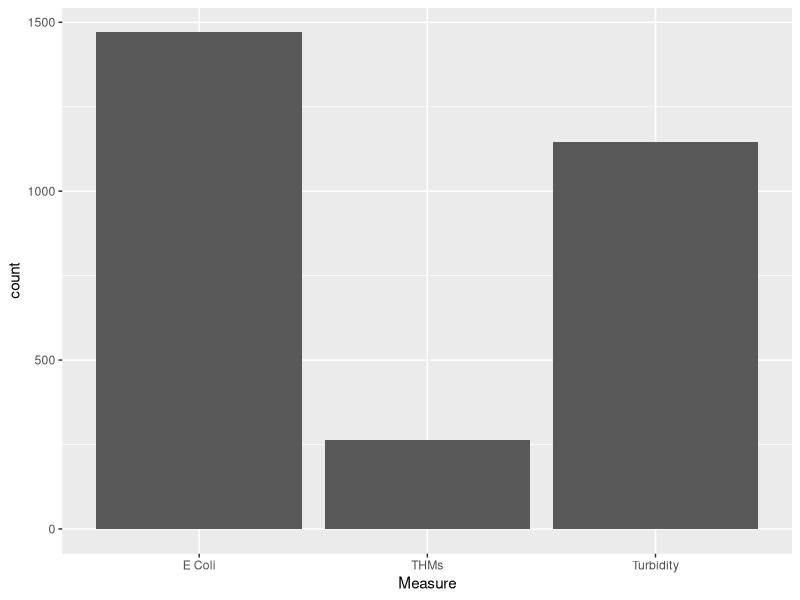
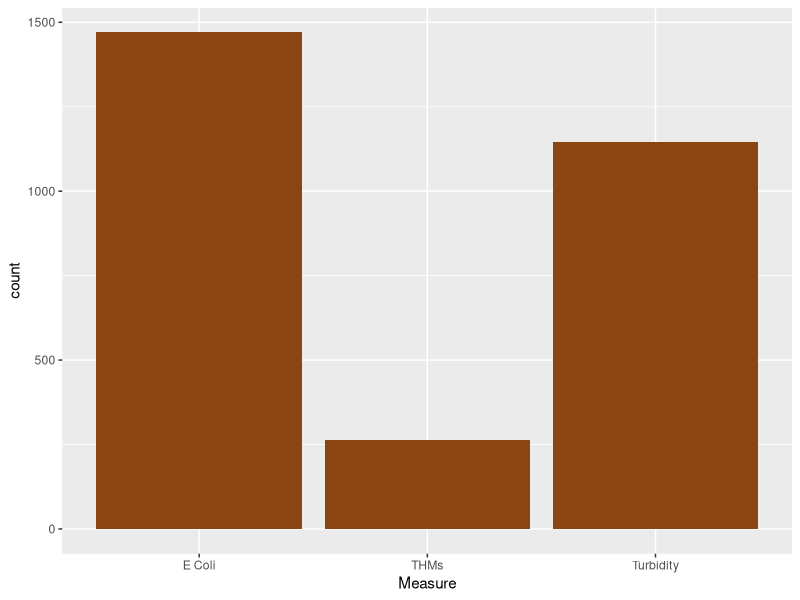
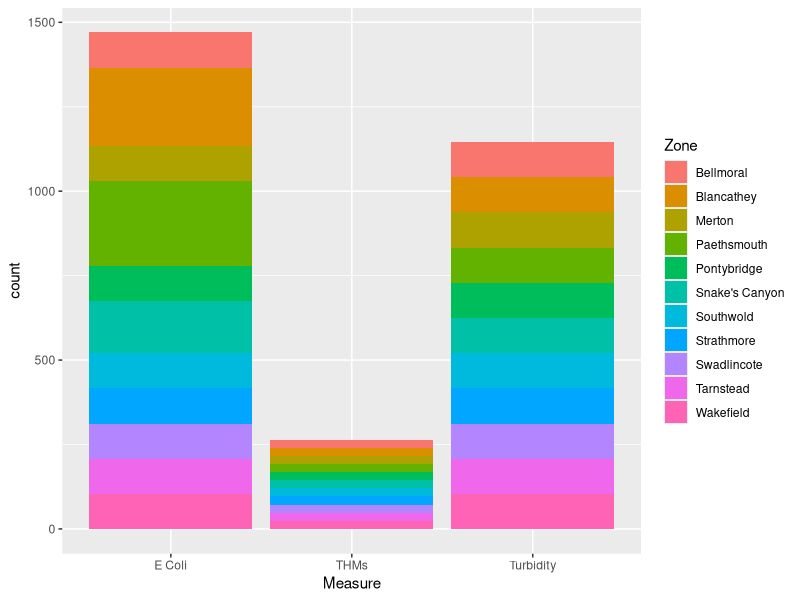
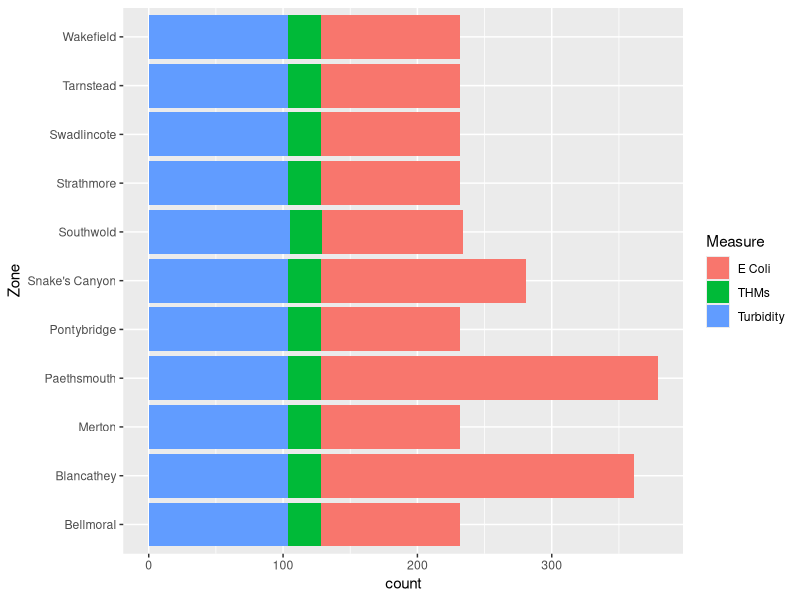
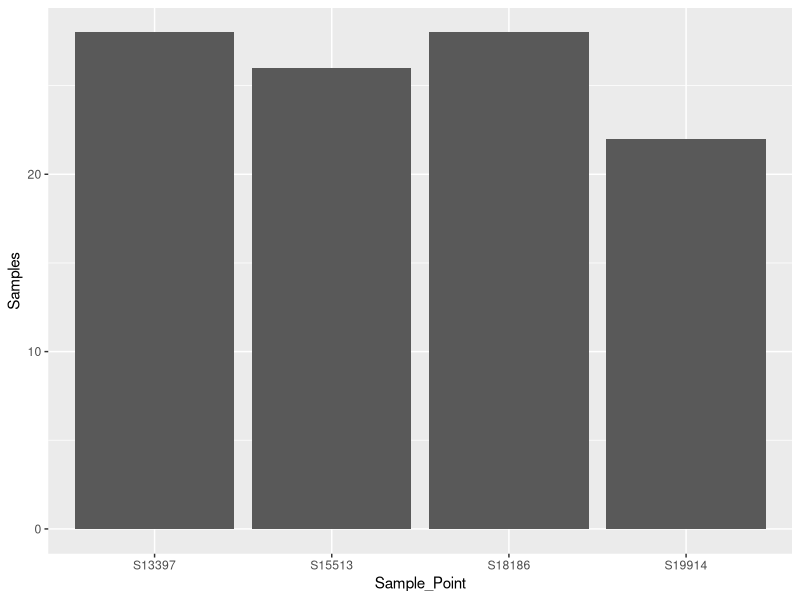
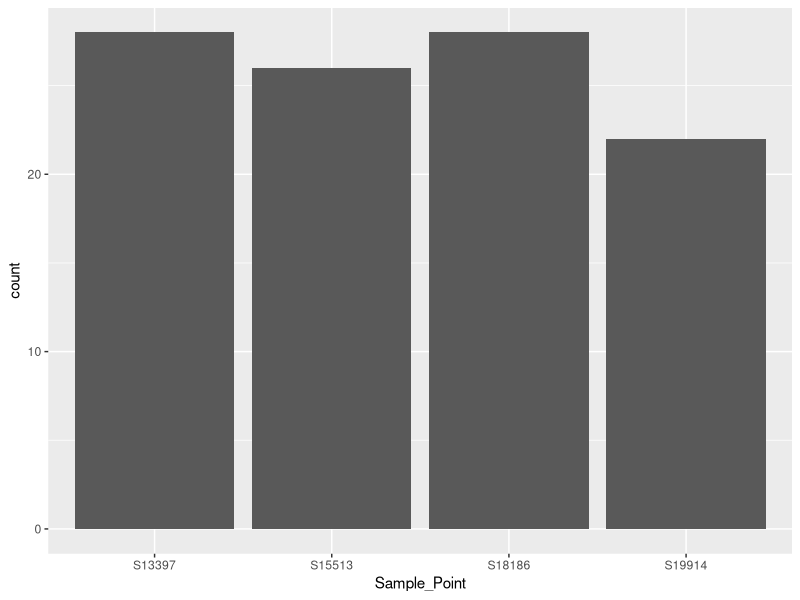
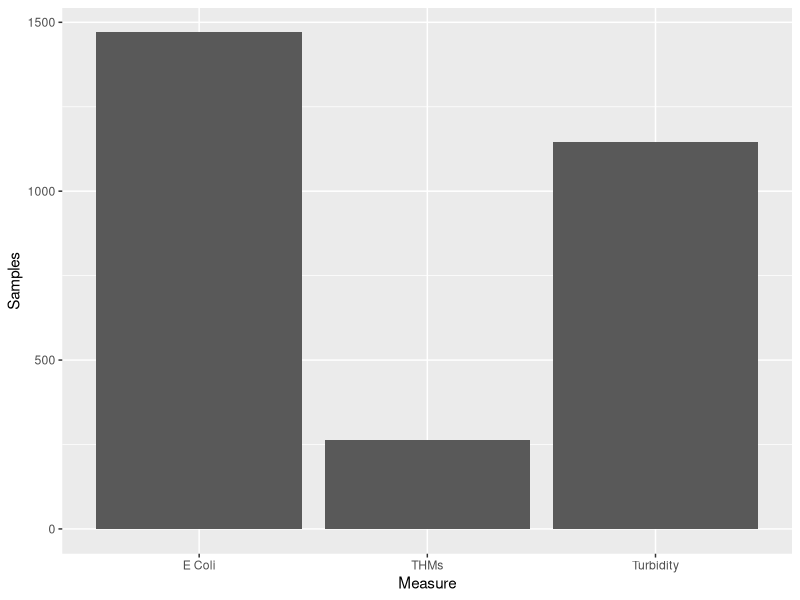
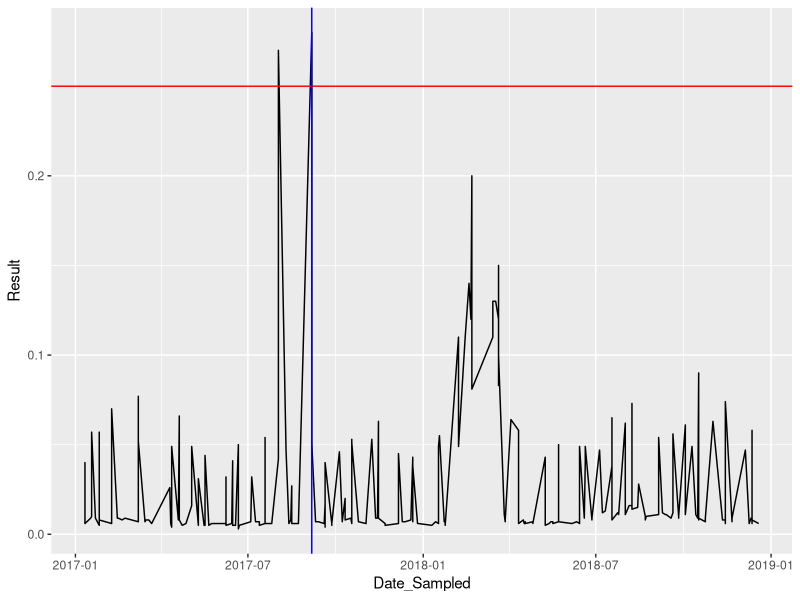

Source code (R) for these figures, in order:
## Visualisations for sssion 4

## Load data
library(tidyverse)
gormsey <- read.csv("casestudy1/gormsey.csv")

## Basics
ggplot(gormsey, aes(Measure)) + 
    geom_bar()
ggsave("manuscript/resources/session4/gormsey_measures.png", width = 6, height = 4)

## Add colour
ggplot(gormsey, aes(Measure)) + 
    geom_bar(fill = "chocolate4")
ggsave("manuscript/resources/session4/gormsey_measures_col.png", width = 6, height = 4)

# Aesthethics
ggplot(gormsey, aes(Measure, fill = Zone)) + 
    geom_bar()
ggsave("manuscript/resources/session4/gormsey_measures_zones.png", width = 6, height = 4)

# Coords flipped
ggplot(gormsey, aes(Zone, fill = Measure)) + 
    geom_bar() + 
    coord_flip()
ggsave("manuscript/resources/session4/gormsey_zones.png", width = 6, height = 6)

## Columns
turbidity_merton <- subset(gormsey, Zone == "Merton" & Measure == "Turbidity")
samples <- as.data.frame(table(turbidity_merton$Sample_Point))
names(samples) <- c("Sample_Point", "Samples")
samples <- subset(samples, Samples != 0)
                  
ggplot(samples, aes(Sample_Point, Samples)) +
    geom_col() 
ggsave("manuscript/resources/session4/gormsey_turbidity_merton.png", width = 6, height = 6)

## Recreate this chart using the bar geom.
ggplot(turbidity_merton, aes(Sample_Point)) + geom_bar()

## Use the aggregate and length functions to create a data frame that count the number of samples for each analyte (measure) and visualise it with a bar chart
measures <- aggregate(list(Samples = gormsey$Sample_No), 
                      list(Measure = gormsey$Measure), length)
ggplot(measures, aes(Measure, Samples)) + 
    geom_col()

## Time series
class(gormsey$Date_Sampled)
gormsey$Date_Sampled <- as.Date(gormsey$Date_Sampled)
class(gormsey$Date_Sampled)
thm <- subset(gormsey, Measure == "THMs")

## abline
mx <- which(thm$Result == max(thm$Result))

ggplot(thm, aes(Date_Sampled, Result)) +
    geom_line() +
    geom_hline(yintercept = .25, col = "red") + 
    geom_vline(xintercept = thm$Date_Sampled[mx], col = "blue")
ggsave("manuscript/resources/session4/gormsey_thm_time_series.png", width = 6, height = 6)

## Add the trend line the THM timeseries. Experiment with the two different methods.
ggplot(subset(gormsey, Measure == "THMs"), aes(Date_Sampled, Result)) +
    geom_line() +
    geom_hline(yintercept = .25, col = "red") +
    geom_smooth(method = lm) +
    geom_smooth(method = loess, col = "green") 
ggsave("manuscript/resources/session4/gormsey_thm_trend.png", width = 6, height = 6)

## boxplot
turbidity <- subset(gormsey, Measure == "Turbidity" & Zone == "Merton" | Zone == "Southwold")
ggplot(turbidity, aes(Zone, Result)) + 
    geom_boxplot()

ggplot(thm, aes(Zone, Result)) + 
    geom_boxplot() + 
    coord_flip() + 
    geom_hline(yintercept = 0.25, col = "red")
ggsave("manuscript/resources/session4/gormsey_thm_zone.png", width = 6, height = 6)


## Facets
ggplot(subset(gormsey, Measure == "THMs" | Measure == "Turbidity"), 
       aes(Date_Sampled, Result, col = Measure)) + 
    geom_line() + 
    facet_wrap(~Measure, scales = "free_y")


## Themes
library(gridExtra)
p <- ggplot(gormsey, aes(Measure)) + geom_bar()
a <- p + theme_classic(base_size = 22)+ ggtitle("theme_clasic()")
b <- a + theme_bw(base_size = 22) + ggtitle("theme_bw()")
c <- a + theme_dark(base_size = 22) + ggtitle("theme_dark()")
d <- a + theme_void(base_size = 22) + ggtitle("theme_void()")

png("manuscript/resources/session4/themes.png", width = 1024, height = 1024)
grid.arrange(a, b, c, d)
dev.off()




